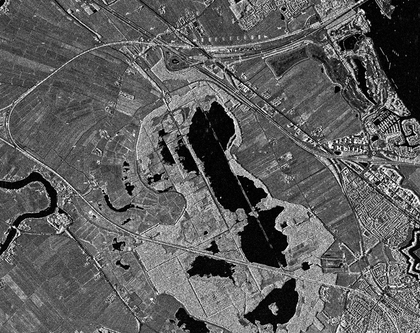
%> input picture 8.png, 420 x 333 px, shrunk from 1044 x 828 before the run
$ octave my_gaussian.m   (GNU Octave 9; MATLAB toolbox functions it lacks are replaced by stand-ins)
%> lines starting %> are read from the running program, lines starting %| are printed output that depends on the picture
close all; clear all;

%% Исходное изображение
orig_image = imread('8.png'); % считывание исходного изображения
%> orig_image is the input picture: size 333x420x3 uint8; mean R, G, B 93.6, 93.6, 93.6
orig_image = rgb2gray(orig_image); % перевод изображения в полутон. вид
%> orig_image: size 333x420 uint8
orig_image = im2double(orig_image);
%> orig_image: size 333x420 double
figure(1); imshow(orig_image,[]); % вывод исходного изображения

%% Гауссов шум
gaus_noise = imnoise(orig_image,'gaussian',0,0.1); % гауссов шум
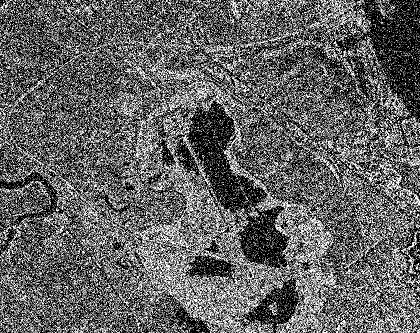
%> gaus_noise: size 333x420 double; min 0, max 1, mean 0.391
figure(2); imshow(gaus_noise,[]);

%% Базовые для всей программы переменные
%Wavefuncs = {'haar', 'sym2', 'sym3', 'sym4', 'sym5', 'sym6', 'sym7', 'sym8', 'bior 1.1', 'bior 1.3', 'bior 1.5', 'bior 2.2', 'bior 2.4', 'bior 2.6', 'bior 2.8', 'bior 3.1', 'bior 3.3', 'bior 3.5', 'bior 3.7', 'bior 3.9', 'bior 4.4', 'bior 5.5', 'bior 6.8', 'db2', 'db3', 'db4', 'db5', 'db6', 'db7', 'db10', 'db20', 'coif2',  'coif3',  'coif4',  'coif5', 'rbio1.1', 'rbio 1.3', 'rbio 1.5', 'rbio 2.2', 'rbio 2.4', 'rbio 2.6', 'rbio 2.8', 'rbio 3.1', 'rbio 3.3', 'rbio 3.5', 'rbio 3.7', 'rbio 3.9', 'rbio 4.4', 'rbio 5.5', 'rbio 6.8', 'dmey'}; % тип вейвлета
Wavefuncs = {'bior2.6'}; % тип вейвлета
[si1, si2] = size(Wavefuncs);
N = 1; % уровень разложения
[n_size,m_size] = size(orig_image); % размеры изображения
%> n_size = 333; m_size = 420
number_of_pixels = n_size * m_size; % количество пикселей
%> number_of_pixels = 139860

min_err = 1;
best_wave = 'a';
for wave = 1:1.0:si2 % рассматриваем разные вейвлеты
    Wavefun = Wavefuncs{wave};
    [C,S] = wavedec2(gaus_noise,N,Wavefun); % декомпозиция
    [mc,nc]=size(C);
    Cn = C;
    S
    nk = 0;
    for j = 1:N
        nk = nk + S(N+2-j,1) * S(N+2-j,2) * 3;
        nf = nc - nk;
        Cn(nf:end) = zeros(1,nc-nf+1);
        no_gaus = waverec2(Cn,S,Wavefun); % реконструкция
        no_gaus = no_gaus -  min(no_gaus(:)); %нормировка
        no_gaus = no_gaus/max(no_gaus(:)); %нормировка
        no_gaus = imadjust(no_gaus);
        figure(4); imshow(no_gaus,[]);
        subtraction = orig_image - no_gaus;
        pow = subtraction.^2;
        mse = sum(pow(:)) / number_of_pixels
        %pause;
        if (min_err > mse) % поиск минимальной ошибки
            min_err = mse;
            best_wave = Wavefun;
        end
    end
    Wavefun
    %pause;
end
%> this loop made 1 pass
%> S on pass 1: [173 216; 173 216; 333 420]
%> pass 1, `for j = 1:N nk = nk + S(N+2-j,1) * S(N+2-j,2) * 3; nf = nc - nk; Cn(nf..`:
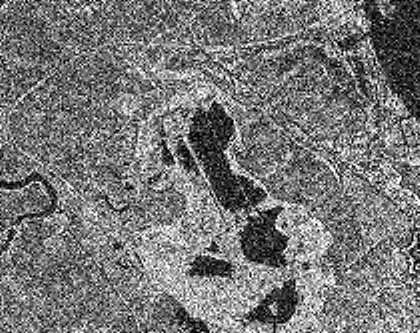
%> displayed picture: size 333x420, on the screen's scale of 0 to 255; min 0, max 255, mean 118.9
%> after the loop, best_wave = 'bior2.6'; min_err = 0.0402
min_err
%> min_err = 0.0402
best_wave
%> best_wave = 'bior2.6'

%% Обработка с помощью низкочастотного фильтра Баттерворта
% Получение преобразования Фурье зашумлённого изображения
% использование библиотечной функции MATLAB fft2 (2D быстрое преобразование Фурье)
FT_img = fft2(double(gaus_noise));
n = 2; % чтобы не было звона

% Выбор частоты среза
D0 = 200; % это значение можно изменить

% Создание фильтра
u = 0:(n_size-1);
%> u = 333 values from 0 to 332
v = 0:(m_size-1);
%> v = 420 values from 0 to 419
idx = find(u > n_size/2);
%> idx = 166 values from 168 to 333
u(idx) = u(idx) - n_size;
idy = find(v > m_size/2);
%> idy = 209 values from 212 to 420
v(idy) = v(idy) - m_size;

% Функция библиотеки MATLAB meshgrid(v, u) возвращает
% 2D-сетку, содержащую координаты векторов
% v и u. Матрица V, каждая строка которой является копией v
% и матрица U, где каждый столбец является копией u
[V, U] = meshgrid(v, u);

% Вычисление евклидова расстояния
D = sqrt(U.^2 + V.^2);

% определение маски фильтрации
H = 1./(1 + (D./D0).^(2*n));

% Свертка между преобразованиями Фурье
% изображение и маска
G = H.*FT_img;

% Получение результирующего изображения обратным преобразованием Фурье
% из свернутого изображения с использованием библиотечной функции MATLAB
% ifft2 (2D обратное быстрое преобразование Фурье)
output_image = real(ifft2(double(G)));
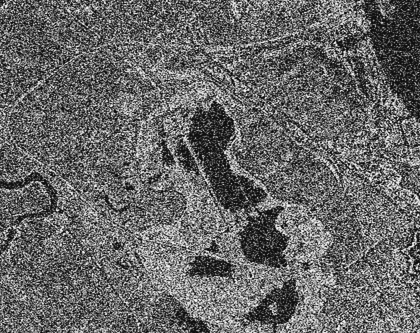
%> output_image: size 333x420 double; min -0.0778, max 1.07, mean 0.391; drawn with min black and max white

% Отображение зашумлённого изображения и отфильтрованного изображения
output_image = output_image -  min(output_image(:)); %нормировка
output_image = output_image/max(output_image(:)); %нормировка
figure(6); output_image = imadjust(output_image);
%> after `output_image = imadjust(output_image)`:
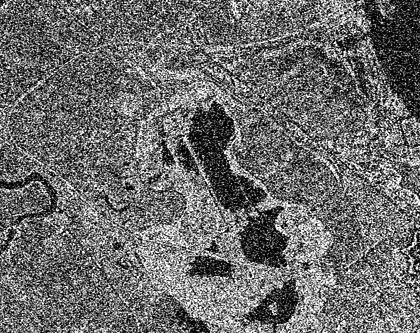
%> output_image: size 333x420 double; min 0, max 1, mean 0.425
imshow(output_image, [ ]);

subtraction = orig_image - output_image;
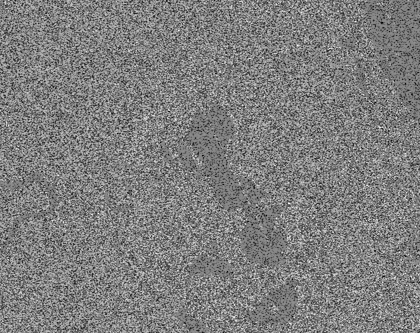
%> subtraction: size 333x420 double; min -0.889, max 0.781, mean -0.0579; drawn with min black and max white
pow = subtraction.^2;
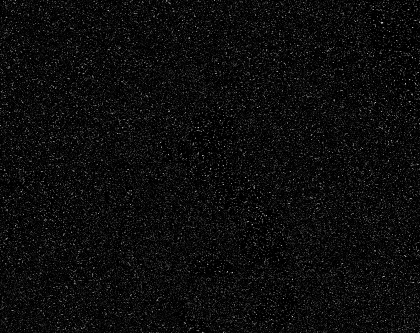
%> pow: size 333x420 double; min 0, max 0.79, mean 0.0509
filtr_mse = sum(pow(:)) / number_of_pixels
%> filtr_mse = 0.0509

$ run again, with 88.jpg saved as 8.png
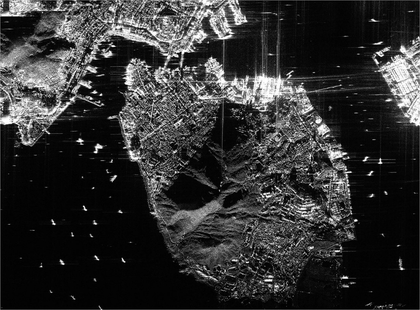
%> input picture 88.jpg, 420 x 310 px, shrunk from 1104 x 814 before the run
%> orig_image is the input picture: size 310x420x3 uint8; min 0, max 255, mean 49.4
%> the loop `for wave = 1:1.0:si2` made 1 pass
%> S on pass 1: [161 216; 161 216; 310 420]
%> pass 1, `for j = 1:N nk = nk + S(N+2-j,1) * S(N+2-j,2) * 3; nf = nc - nk; Cn(nf..`:
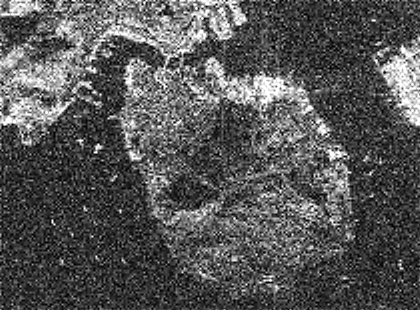
%> displayed picture: size 310x420, on the screen's scale of 0 to 255; min 0, max 255, mean 86.2
%> after the loop `for wave = 1:1.0:si2`: best_wave = 'bior2.6'; min_err = 0.0423
%> `best_wave`: best_wave = 'bior2.6'
%> `pow = subtraction.^2;`:
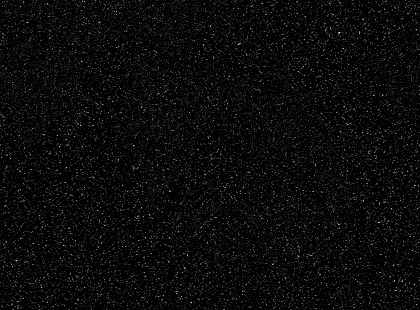
%> pow: size 310x420 double; min 0, max 0.936, mean 0.0441
%> filtr_mse = 0.0441
